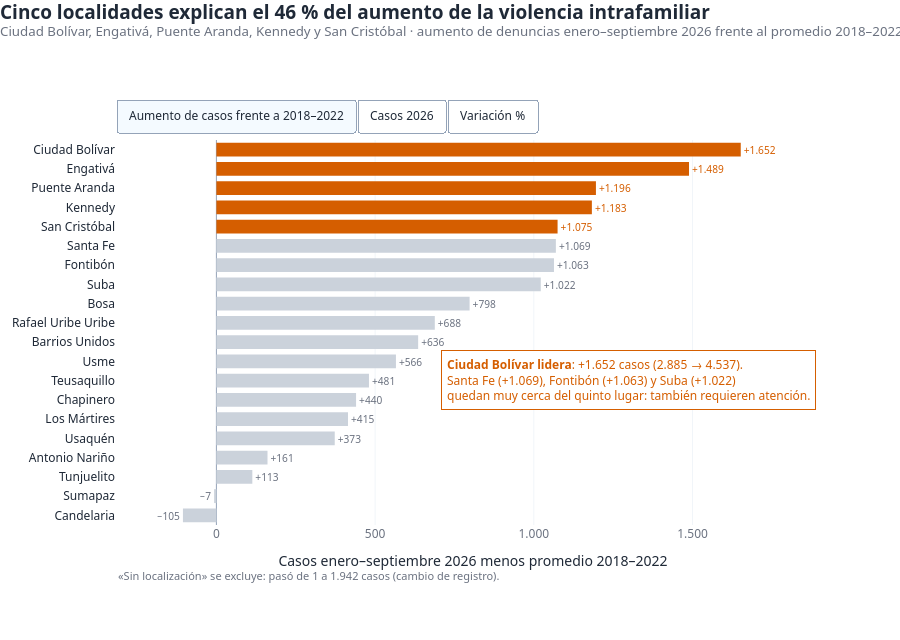

Notebook source saved alongside this figure:
### Markdown cell above
## Perla 2 · Acto 2 — Nudo (Bang)
**En una frase:** muestra en qué localidades se concentra el aumento.

* **Gráfico:** barras horizontales **ordenadas** (ranking) con el eje en **cero**; los nombres se leen sin girar etiquetas.
* **Color:** las 5 localidades con mayor aumento en coral y el resto en gris. El color se mantiene al cambiar de métrica, para que el ojo pueda seguirlas.
* **Interactividad:** tres botones con `method="update"` que cambian a la vez barras, título, anotaciones y rango del eje.
* **Evidencia y decisión:** debajo del gráfico, un bloque breve con la evidencia y la decisión (el mismo del HTML); el titular no se repite.

### Code cell
fig2 = V.figura_localidades(df, kpis)
fig2.show(config=V.CONFIG_PLOTLY)

### Figure 1 — Plotly figure (JSON) as saved in the notebook; plotly's stock layout.template omitted (floating-point values rounded to 4 significant figures)
{"data": [{"cliponaxis": false, "customdata": ["<b>Candelaria</b><br>Promedio 2018–2022: 256<br>2026: 151<br>Cambio: −105 casos (−41 %)", "<b>Sumapaz</b><br>Promedio 2018–2022: 7<br>2026: 0<br>Cambio: −7 casos (−100 %)", "<b>Tunjuelito</b><br>Promedio 2018–2022: 715<br>2026: 828<br>Cambio: +113 casos (+16 %)", "<b>Antonio Nariño</b><br>Promedio 2018–2022: 350<br>2026: 511<br>Cambio: +161 casos (+46 %)", "<b>Usaquén</b><br>Promedio 2018–2022: 1.136<br>2026: 1.509<br>Cambio: +373 casos (+33 %)", "<b>Los Mártires</b><br>Promedio 2018–2022: 442<br>2026: 857<br>Cambio: +415 casos (+94 %)", "<b>Chapinero</b><br>Promedio 2018–2022: 441<br>2026: 881<br>Cambio: +440 casos (+100 %)", "<b>Teusaquillo</b><br>Promedio 2018–2022: 456<br>2026: 937<br>Cambio: +481 casos (+105 %)", "<b>Usme</b><br>Promedio 2018–2022: 1.589<br>2026: 2.155<br>Cambio: +566 casos (+36 %)", "<b>Barrios Unidos</b><br>Promedio 2018–2022: 503<br>2026: 1.139<br>Cambio: +636 casos (+126 %)", "<b>Rafael Uribe Uribe</b><br>Promedio 2018–2022: 1.216<br>2026: 1.904<br>Cambio: +688 casos (+57 %)", "<b>Bosa</b><br>Promedio 2018–2022: 3.302<br>2026: 4.100<br>Cambio: +798 casos (+24 %)", "<b>Suba</b><br>Promedio 2018–2022: 3.259<br>2026: 4.281<br>Cambio: +1.022 casos (+31 %)", "<b>Fontibón</b><br>Promedio 2018–2022: 1.005<br>2026: 2.068<br>Cambio: +1.063 casos (+106 %)", "<b>Santa Fe</b><br>Promedio 2018–2022: 592<br>2026: 1.661<br>Cambio: +1.069 casos (+181 %)", "<b>San Cristóbal</b><br>Promedio 2018–2022: 1.765<br>2026: 2.840<br>Cambio: +1.075 casos (+61 %)", "<b>Kennedy</b><br>Promedio 2018–2022: 3.437<br>2026: 4.620<br>Cambio: +1.183 casos (+34 %)", "<b>Puente Aranda</b><br>Promedio 2018–2022: 918<br>2026: 2.114<br>Cambio: +1.196 casos (+130 %)", "<b>Engativá</b><br>Promedio 2018–2022: 2.489<br>2026: 3.978<br>Cambio: +1.489 casos (+60 %)", "<b>Ciudad Bolívar</b><br>Promedio 2018–2022: 2.885<br>2026: 4.537<br>Cambio: +1.652 casos (+57 %)"], "hovertemplate": "%{customdata}<extra></extra>", "marker": {"color": ["#CBD2DB", "#CBD2DB", "#CBD2DB", "#CBD2DB", "#CBD2DB", "#CBD2DB", "#CBD2DB", "#CBD2DB", "#CBD2DB", "#CBD2DB", "#CBD2DB", "#CBD2DB", "#CBD2DB", "#CBD2DB", "#CBD2DB", "#D55E00", "#D55E00", "#D55E00", "#D55E00", "#D55E00"], "line": {"width": 0}}, "name": "Aumento de casos frente a 2018–2022", "orientation": "h", "text": ["−105", "−7", "+113", "+161", "+373", "+415", "+440", "+481", "+566", "+636", "+688", "+798", "+1.022", "+1.063", "+1.069", "+1.075", "+1.183", "+1.196", "+1.489", "+1.652"], "textfont": {"color": ["#6B7280", "#6B7280", "#6B7280", "#6B7280", "#6B7280", "#6B7280", "#6B7280", "#6B7280", "#6B7280", "#6B7280", "#6B7280", "#6B7280", "#6B7280", "#6B7280", "#6B7280", "#D55E00", "#D55E00", "#D55E00", "#D55E00", "#D55E00"], "size": 11}, "textposition": "outside", "type": "bar", "visible": true, "width": 0.72, "x": [-105.4, -7.2, 113.2, 161.0, 372.8, 414.6, 440.0, 480.6, 565.6, 635.6, 688.0, 797.6, 1022.0, 1063.0, 1069.0, 1075.0, 1183.0, 1196.0, 1489.0, 1652.0], "y": ["Candelaria", "Sumapaz", "Tunjuelito", "Antonio Nariño", "Usaquén", "Los Mártires", "Chapinero", "Teusaquillo", "Usme", "Barrios Unidos", "Rafael Uribe Uribe", "Bosa", "Suba", "Fontibón", "Santa Fe", "San Cristóbal", "Kennedy", "Puente Aranda", "Engativá", "Ciudad Bolívar"]}, {"cliponaxis": false, "customdata": ["<b>Sumapaz</b><br>Promedio 2018–2022: 7<br>2026: 0<br>Cambio: −7 casos (−100 %)", "<b>Candelaria</b><br>Promedio 2018–2022: 256<br>2026: 151<br>Cambio: −105 casos (−41 %)", "<b>Antonio Nariño</b><br>Promedio 2018–2022: 350<br>2026: 511<br>Cambio: +161 casos (+46 %)", "<b>Tunjuelito</b><br>Promedio 2018–2022: 715<br>2026: 828<br>Cambio: +113 casos (+16 %)", "<b>Los Mártires</b><br>Promedio 2018–2022: 442<br>2026: 857<br>Cambio: +415 casos (+94 %)", "<b>Chapinero</b><br>Promedio 2018–2022: 441<br>2026: 881<br>Cambio: +440 casos (+100 %)", "<b>Teusaquillo</b><br>Promedio 2018–2022: 456<br>2026: 937<br>Cambio: +481 casos (+105 %)", "<b>Barrios Unidos</b><br>Promedio 2018–2022: 503<br>2026: 1.139<br>Cambio: +636 casos (+126 %)", "<b>Usaquén</b><br>Promedio 2018–2022: 1.136<br>2026: 1.509<br>Cambio: +373 casos (+33 %)", "<b>Santa Fe</b><br>Promedio 2018–2022: 592<br>2026: 1.661<br>Cambio: +1.069 casos (+181 %)", "<b>Rafael Uribe Uribe</b><br>Promedio 2018–2022: 1.216<br>2026: 1.904<br>Cambio: +688 casos (+57 %)", "<b>Fontibón</b><br>Promedio 2018–2022: 1.005<br>2026: 2.068<br>Cambio: +1.063 casos (+106 %)", "<b>Puente Aranda</b><br>Promedio 2018–2022: 918<br>2026: 2.114<br>Cambio: +1.196 casos (+130 %)", "<b>Usme</b><br>Promedio 2018–2022: 1.589<br>2026: 2.155<br>Cambio: +566 casos (+36 %)", "<b>San Cristóbal</b><br>Promedio 2018–2022: 1.765<br>2026: 2.840<br>Cambio: +1.075 casos (+61 %)", "<b>Engativá</b><br>Promedio 2018–2022: 2.489<br>2026: 3.978<br>Cambio: +1.489 casos (+60 %)", "<b>Bosa</b><br>Promedio 2018–2022: 3.302<br>2026: 4.100<br>Cambio: +798 casos (+24 %)", "<b>Suba</b><br>Promedio 2018–2022: 3.259<br>2026: 4.281<br>Cambio: +1.022 casos (+31 %)", "<b>Ciudad Bolívar</b><br>Promedio 2018–2022: 2.885<br>2026: 4.537<br>Cambio: +1.652 casos (+57 %)", "<b>Kennedy</b><br>Promedio 2018–2022: 3.437<br>2026: 4.620<br>Cambio: +1.183 casos (+34 %)"], "hovertemplate": "%{customdata}<extra></extra>", "marker": {"color": ["#CBD2DB", "#CBD2DB", "#CBD2DB", "#CBD2DB", "#CBD2DB", "#CBD2DB", "#CBD2DB", "#CBD2DB", "#CBD2DB", "#CBD2DB", "#CBD2DB", "#CBD2DB", "#D55E00", "#CBD2DB", "#D55E00", "#D55E00", "#CBD2DB", "#CBD2DB", "#D55E00", "#D55E00"], "line": {"width": 0}}, "name": "Casos 2026", "orientation": "h", "text": ["0", "151", "511", "828", "857", "881", "937", "1.139", "1.509", "1.661", "1.904", "2.068", "2.114", "2.155", "2.840", "3.978", "4.100", "4.281", "4.537", "4.620"], "textfont": {"color": ["#6B7280", "#6B7280", "#6B7280", "#6B7280", "#6B7280", "#6B7280", "#6B7280", "#6B7280", "#6B7280", "#6B7280", "#6B7280", "#6B7280", "#D55E00", "#6B7280", "#D55E00", "#D55E00", "#6B7280", "#6B7280", "#D55E00", "#D55E00"], "size": 11}, "textposition": "outside", "type": "bar", "visible": false, "width": 0.72, "x": [0, 151, 511, 828, 857, 881, 937, 1139, 1509, 1661, 1904, 2068, 2114, 2155, 2840, 3978, 4100, 4281, 4537, 4620], "y": ["Sumapaz", "Candelaria", "Antonio Nariño", "Tunjuelito", "Los Mártires", "Chapinero", "Teusaquillo", "Barrios Unidos", "Usaquén", "Santa Fe", "Rafael Uribe Uribe", "Fontibón", "Puente Aranda", "Usme", "San Cristóbal", "Engativá", "Bosa", "Suba", "Ciudad Bolívar", "Kennedy"]}, {"cliponaxis": false, "customdata": ["<b>Sumapaz</b><br>Promedio 2018–2022: 7<br>2026: 0<br>Cambio: −7 casos (−100 %)", "<b>Candelaria</b><br>Promedio 2018–2022: 256<br>2026: 151<br>Cambio: −105 casos (−41 %)", "<b>Tunjuelito</b><br>Promedio 2018–2022: 715<br>2026: 828<br>Cambio: +113 casos (+16 %)", "<b>Bosa</b><br>Promedio 2018–2022: 3.302<br>2026: 4.100<br>Cambio: +798 casos (+24 %)", "<b>Suba</b><br>Promedio 2018–2022: 3.259<br>2026: 4.281<br>Cambio: +1.022 casos (+31 %)", "<b>Usaquén</b><br>Promedio 2018–2022: 1.136<br>2026: 1.509<br>Cambio: +373 casos (+33 %)", "<b>Kennedy</b><br>Promedio 2018–2022: 3.437<br>2026: 4.620<br>Cambio: +1.183 casos (+34 %)", "<b>Usme</b><br>Promedio 2018–2022: 1.589<br>2026: 2.155<br>Cambio: +566 casos (+36 %)", "<b>Antonio Nariño</b><br>Promedio 2018–2022: 350<br>2026: 511<br>Cambio: +161 casos (+46 %)", "<b>Rafael Uribe Uribe</b><br>Promedio 2018–2022: 1.216<br>2026: 1.904<br>Cambio: +688 casos (+57 %)", "<b>Ciudad Bolívar</b><br>Promedio 2018–2022: 2.885<br>2026: 4.537<br>Cambio: +1.652 casos (+57 %)", "<b>Engativá</b><br>Promedio 2018–2022: 2.489<br>2026: 3.978<br>Cambio: +1.489 casos (+60 %)", "<b>San Cristóbal</b><br>Promedio 2018–2022: 1.765<br>2026: 2.840<br>Cambio: +1.075 casos (+61 %)", "<b>Los Mártires</b><br>Promedio 2018–2022: 442<br>2026: 857<br>Cambio: +415 casos (+94 %)", "<b>Chapinero</b><br>Promedio 2018–2022: 441<br>2026: 881<br>Cambio: +440 casos (+100 %)", "<b>Teusaquillo</b><br>Promedio 2018–2022: 456<br>2026: 937<br>Cambio: +481 casos (+105 %)", "<b>Fontibón</b><br>Promedio 2018–2022: 1.005<br>2026: 2.068<br>Cambio: +1.063 casos (+106 %)", "<b>Barrios Unidos</b><br>Promedio 2018–2022: 503<br>2026: 1.139<br>Cambio: +636 casos (+126 %)", "<b>Puente Aranda</b><br>Promedio 2018–2022: 918<br>2026: 2.114<br>Cambio: +1.196 casos (+130 %)", "<b>Santa Fe</b><br>Promedio 2018–2022: 592<br>2026: 1.661<br>Cambio: +1.069 casos (+181 %)"], "hovertemplate": "%{customdata}<extra></extra>", "marker": {"color": ["#CBD2DB", "#CBD2DB", "#CBD2DB", "#CBD2DB", "#CBD2DB", "#CBD2DB", "#D55E00", "#CBD2DB", "#CBD2DB", "#CBD2DB", "#D55E00", "#D55E00", "#D55E00", "#CBD2DB", "#CBD2DB", "#CBD2DB", "#CBD2DB", "#CBD2DB", "#D55E00", "#CBD2DB"], "line": {"width": 0}}, "name": "Variación %", "orientation": "h", "text": ["−100 %", "−41 %", "+16 %", "+24 %", "+31 %", "+33 %", "+34 %", "+36 %", "+46 %", "+57 %", "+57 %", "+60 %", "+61 %", "+94 %", "+100 %", "+105 %", "+106 %", "+126 %", "+130 %", "+181 %"], "textfont": {"color": ["#6B7280", "#6B7280", "#6B7280", "#6B7280", "#6B7280", "#6B7280", "#D55E00", "#6B7280", "#6B7280", "#6B7280", "#D55E00", "#D55E00", "#D55E00", "#6B7280", "#6B7280", "#6B7280", "#6B7280", "#6B7280", "#D55E00", "#6B7280"], "size": 11}, "textposition": "outside", "type": "bar", "visible": false, "width": 0.72, "x": [-100.0, -41.1, 15.8, 24.2, 31.4, 32.8, 34.4, 35.6, 46.0, 56.6, 57.3, 59.8, 60.9, 93.7, 99.8, 105.3, 105.9, 126.3, 130.2, 180.8], "y": ["Sumapaz", "Candelaria", "Tunjuelito", "Bosa", "Suba", "Usaquén", "Kennedy", "Usme", "Antonio Nariño", "Rafael Uribe Uribe", "Ciudad Bolívar", "Engativá", "San Cristóbal", "Los Mártires", "Chapinero", "Teusaquillo", "Fontibón", "Barrios Unidos", "Puente Aranda", "Santa Fe"]}], "layout": {"annotations": [{"align": "left", "arrowcolor": "#6B7280", "arrowhead": 2, "arrowsize": 1, "arrowwidth": 1.2, "ax": 0, "ay": 0, "font": {"color": "#6B7280", "size": 11}, "showarrow": false, "text": "«Sin localización» se excluye: pasó de 1 a 1.942 casos (cambio de registro).", "x": 0, "xanchor": "left", "xref": "paper", "y": -0.155, "yref": "paper"}, {"align": "left", "arrowcolor": "#D55E00", "arrowhead": 2, "arrowsize": 1, "arrowwidth": 1.2, "ax": 0, "ay": 0, "bgcolor": "rgba(255,255,255,0.94)", "bordercolor": "#D55E00", "borderpad": 5, "borderwidth": 1, "font": {"color": "#D55E00", "size": 12}, "showarrow": false, "text": "<b>Ciudad Bolívar lidera</b>: +1.652 casos (2.885 → 4.537).<br>Santa Fe (+1.069), Fontibón (+1.063) y Suba (+1.022)<br>quedan muy cerca del quinto lugar: también requieren atención.", "x": 0.98, "xanchor": "right", "xref": "paper", "y": 0.3, "yref": "paper"}], "autosize": true, "bargap": 0.25, "font": {"color": "#1F2937", "family": "Segoe UI, Roboto, Helvetica Neue, Arial, sans-serif"}, "height": 640, "hoverlabel": {"bgcolor": "white", "bordercolor": "#94A3B8", "font": {"color": "#1F2937", "family": "Segoe UI, Roboto, Helvetica Neue, Arial, sans-serif", "size": 13}}, "hovermode": "closest", "margin": {"b": 115, "l": 20, "r": 70, "t": 140}, "paper_bgcolor": "white", "plot_bgcolor": "white", "separators": ",.", "showlegend": false, "title": {"font": {"color": "#1F2937", "family": "Segoe UI, Roboto, Helvetica Neue, Arial, sans-serif", "size": 19}, "text": "<b>Cinco localidades explican el 46 % del aumento de la violencia intrafamiliar</b><br><sup style='color:#6B7280'>Ciudad Bolívar, Engativá, Puente Aranda, Kennedy y San Cristóbal · aumento de denuncias enero–septiembre 2026 frente al promedio 2018–2022</sup>", "x": 0, "xanchor": "left", "y": 0.97, "yanchor": "top"}, "updatemenus": [{"active": 0, "bgcolor": "white", "bordercolor": "#94A3B8", "borderwidth": 1, "buttons": [{"args": [{"visible": [true, false, false]}, {"annotations": [{"align": "left", "arrowcolor": "#6B7280", "arrowhead": 2, "arrowsize": 1, "arrowwidth": 1.2, "ax": 0, "ay": 0, "font": {"color": "#6B7280", "size": 11}, "showarrow": false, "text": "«Sin localización» se excluye: pasó de 1 a 1.942 casos (cambio de registro).", "x": 0, "xanchor": "left", "xref": "paper", "y": -0.155, "yref": "paper"}, {"align": "left", "arrowcolor": "#D55E00", "arrowhead": 2, "arrowsize": 1, "arrowwidth": 1.2, "ax": 0, "ay": 0, "bgcolor": "rgba(255,255,255,0.94)", "bordercolor": "#D55E00", "borderpad": 5, "borderwidth": 1, "font": {"color": "#D55E00", "size": 12}, "showarrow": false, "text": "<b>Ciudad Bolívar lidera</b>: +1.652 casos (2.885 → 4.537).<br>Santa Fe (+1.069), Fontibón (+1.063) y Suba (+1.022)<br>quedan muy cerca del quinto lugar: también requieren atención.", "x": 0.98, "xanchor": "right", "xref": "paper", "y": 0.3, "yref": "paper"}], "title.text": "<b>Cinco localidades explican el 46 % del aumento de la violencia intrafamiliar</b><br><sup style='color:#6B7280'>Ciudad Bolívar, Engativá, Puente Aranda, Kennedy y San Cristóbal · aumento de denuncias enero–septiembre 2026 frente al promedio 2018–2022</sup>", "xaxis.range": [-316.3, 1933.0], "xaxis.tickformat": ",.0f", "xaxis.title.text": "Casos enero–septiembre 2026 menos promedio 2018–2022"}], "label": "Aumento de casos frente a 2018–2022", "method": "update"}, {"args": [{"visible": [false, true, false]}, {"annotations": [{"align": "left", "arrowcolor": "#6B7280", "arrowhead": 2, "arrowsize": 1, "arrowwidth": 1.2, "ax": 0, "ay": 0, "font": {"color": "#6B7280", "size": 11}, "showarrow": false, "text": "«Sin localización» se excluye: pasó de 1 a 1.942 casos (cambio de registro).", "x": 0, "xanchor": "left", "xref": "paper", "y": -0.155, "yref": "paper"}], "title.text": "<b>Dónde se denuncia hoy: las mismas cinco localidades encabezan el volumen</b><br><sup style='color:#6B7280'>Denuncias de violencia intrafamiliar enero–septiembre 2026 por localidad</sup>", "xaxis.range": [0, 5359.0], "xaxis.tickformat": ",.0f", "xaxis.title.text": "Denuncias de violencia intrafamiliar, enero–septiembre 2026"}], "label": "Casos 2026", "method": "update"}, {"args": [{"visible": [false, false, true]}, {"annotations": [{"align": "left", "arrowcolor": "#6B7280", "arrowhead": 2, "arrowsize": 1, "arrowwidth": 1.2, "ax": 0, "ay": 0, "font": {"color": "#6B7280", "size": 11}, "showarrow": false, "text": "«Sin localización» se excluye: pasó de 1 a 1.942 casos (cambio de registro).", "x": 0, "xanchor": "left", "xref": "paper", "y": -0.155, "yref": "paper"}], "title.text": "<b>En porcentaje el crecimiento es generalizado: 18 de 20 localidades suben</b><br><sup style='color:#6B7280'>Mayores alzas: Santa Fe (+181 %), Puente Aranda (+130 %), Barrios Unidos (+126 %) · variación % frente a 2018–2022<br>Las bases pequeñas inflan el %: lea también el aumento absoluto</sup>", "xaxis.range": [-133.7, 225.7], "xaxis.tickformat": ",.0f", "xaxis.title.text": "Variación porcentual frente al promedio 2018–2022 (cuidado: bases pequeñas inflan el %)"}], "label": "Variación %", "method": "update"}], "direction": "right", "font": {"color": "#1F2937", "size": 12}, "pad": {"r": 6, "t": 0}, "showactive": true, "type": "buttons", "x": 0, "xanchor": "left", "y": 1.02, "yanchor": "bottom"}], "xaxis": {"fixedrange": true, "gridcolor": "#F1F5F9", "linecolor": "#94A3B8", "linewidth": 1, "mirror": false, "range": [-316.3, 1933.0], "showgrid": true, "showline": false, "tickfont": {"color": "#6B7280", "size": 12}, "tickformat": ",.0f", "ticks": "", "title": {"text": "Casos enero–septiembre 2026 menos promedio 2018–2022"}, "zeroline": true, "zerolinecolor": "#94A3B8", "zerolinewidth": 1}, "yaxis": {"fixedrange": true, "linecolor": "#94A3B8", "linewidth": 1, "mirror": false, "showgrid": false, "showline": false, "tickfont": {"color": "#1F2937", "size": 12}, "ticks": "", "title": {"font": {"color": "#6B7280", "size": 12}}, "zeroline": false}}}
